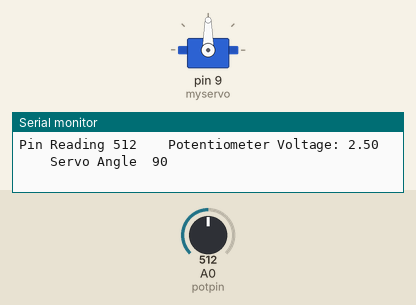
A sketch run on a simulated Arduino Uno, built with avr-gcc and run on an emulated ATmega328P. On the bench: servo, the last lines printed to the serial monitor. Inputs (shaded band) come from the test bench; at power-on: A0 (potpin) = 512.

Above: at 1.2 s.
1.3 s: A0 (potpin) set to 553
At 2.6 s:
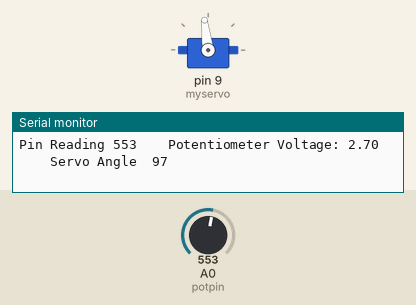
4.3 s: A0 (potpin) set to 578
At 5.0 s:
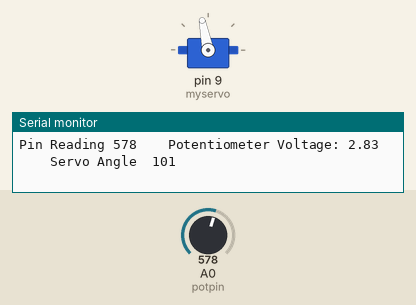
5.8 s: A0 (potpin) set to 306
At 6.4 s:
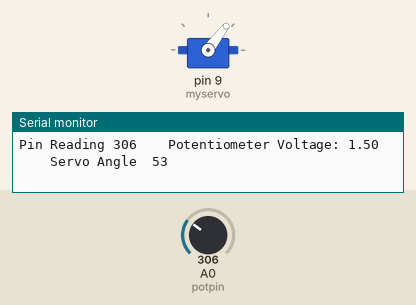
7.3 s: A0 (potpin) set to 104
At 8.1 s:
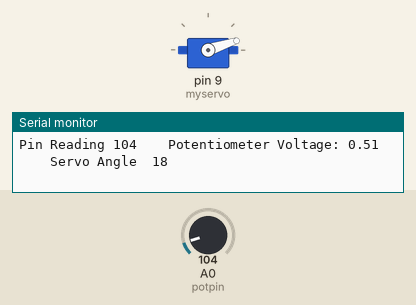
8.8 s: A0 (potpin) set to 89
At 9.9 s:
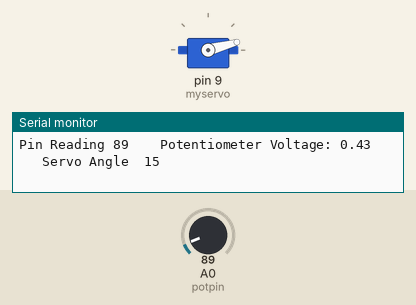
11.8 s: A0 (potpin) set to 122
At 13.3 s:
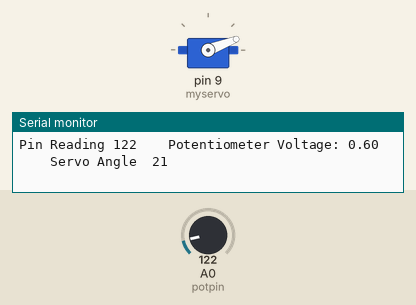
Timing chart, 0 to 14.3 s (numbered marks = the images above; inputs shaded):
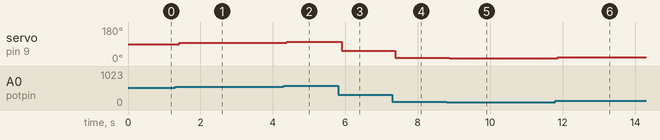

The sketch:

servodemo.ino
```cpp
#include <Servo.h>

Servo myservo;  // create servo object to control a servo

int potpin = A0;  // analog pin used to connect the potentiometer
int val;    // variable to read the value from the analog pin
float voltage;

void setup() {
	Serial.begin(9600);
  	myservo.attach(9);  // attaches the servo on pin 9 to the servo object
}

void loop() {
  val = analogRead(potpin);            // reads the value of the potentiometer (value between 0 and 1023)
  Serial.print("Pin Reading ");
  Serial.print(val);
  Serial.print("    Potentiometer Voltage: ");
  voltage = val;
  Serial.print(voltage*5/1023);
  val = map(val, 0, 1023, 0, 180);     // scale it to use it with the servo (value between 0 and 180)
  Serial.print("     Servo Angle  ");
  Serial.println(val);
  myservo.write(val);                  // sets the servo position according to the scaled value
  delay(15);                           // waits for the servo to get there
}
```

Measured:
- after the input at 1.3 s, servo on pin 9 (myservo): 90° → 97° after 0.12 s
- after the input at 4.3 s, servo on pin 9 (myservo): 97° → 101° after 0.09 s
- after the input at 5.8 s, servo on pin 9 (myservo): 101° → 53° after 0.10 s
- after the input at 7.3 s, servo on pin 9 (myservo): 53° → 18° after 0.08 s
- after the input at 8.8 s, servo on pin 9 (myservo): 18° → 15° after 0.06 s
- after the input at 11.8 s, servo on pin 9 (myservo): 15° → 21° after 0.06 s
